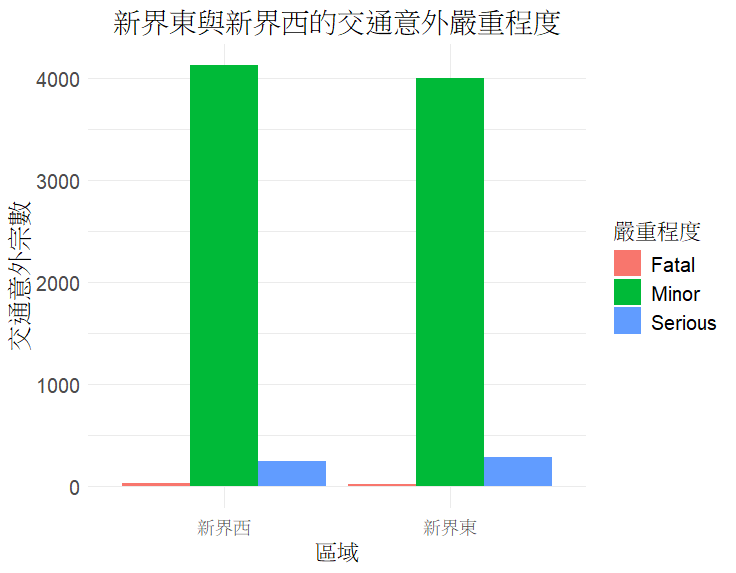

This figure's R source:
# 安裝 ggplot2 套件（如果尚未安裝）
if (!require(ggplot2)) install.packages("ggplot2")

# 載入必要的套件
library(ggplot2)
library(dplyr)
library(tidyr)

# 創建數據框
severity_data <- data.frame(
  Region = c("葵青", "荃灣", "屯門", "元朗", "北區", "大埔", "沙田", "西貢", "離島"),
  Fatal = c(12, 3, 3, 14, 4, 5, 5, 5, 3),
  Serious = c(89, 92, 28, 41, 29, 34, 114, 65, 48),
  Minor = c(929, 903, 813, 1483, 652, 841, 1367, 662, 478),
  Total = c(1030, 998, 844, 1538, 685, 880, 1486, 732, 529)
)

# 添加地區分類（新界東和新界西）
severity_data <- severity_data %>%
  mutate(
    Subregion = case_when(
      Region %in% c("葵青", "荃灣", "屯門", "元朗") ~ "新界西",
      Region %in% c("北區", "大埔", "沙田", "西貢", "離島") ~ "新界東",
      TRUE ~ "其他"
    )
  )

# 匯總新界東和新界西的數據
severity_grouped <- severity_data %>%
  group_by(Subregion) %>%
  summarise(
    Fatal = sum(Fatal),
    Serious = sum(Serious),
    Minor = sum(Minor)
  ) %>%
  pivot_longer(
    cols = c(Fatal, Serious, Minor), # 轉為長格式，只保留三類事故
    names_to = "Severity",
    values_to = "Count"
  )

# 繪製條形圖：新界東和新界西各3條柱狀圖
ggplot(severity_grouped, aes(x = Subregion, y = Count, fill = Severity)) +
  geom_bar(stat = "identity", position = "dodge") +
  labs(
    title = "新界東與新界西的交通意外嚴重程度",
    x = "區域",
    y = "交通意外宗數",
    fill = "嚴重程度"
  ) +
  theme_minimal() +
  theme(
    plot.title = element_text(hjust = 0.5, size = 16),
    axis.title = element_text(size = 14),
    axis.text = element_text(size = 12),
    legend.title = element_text(size = 14),
    legend.text = element_text(size = 12)
  )
